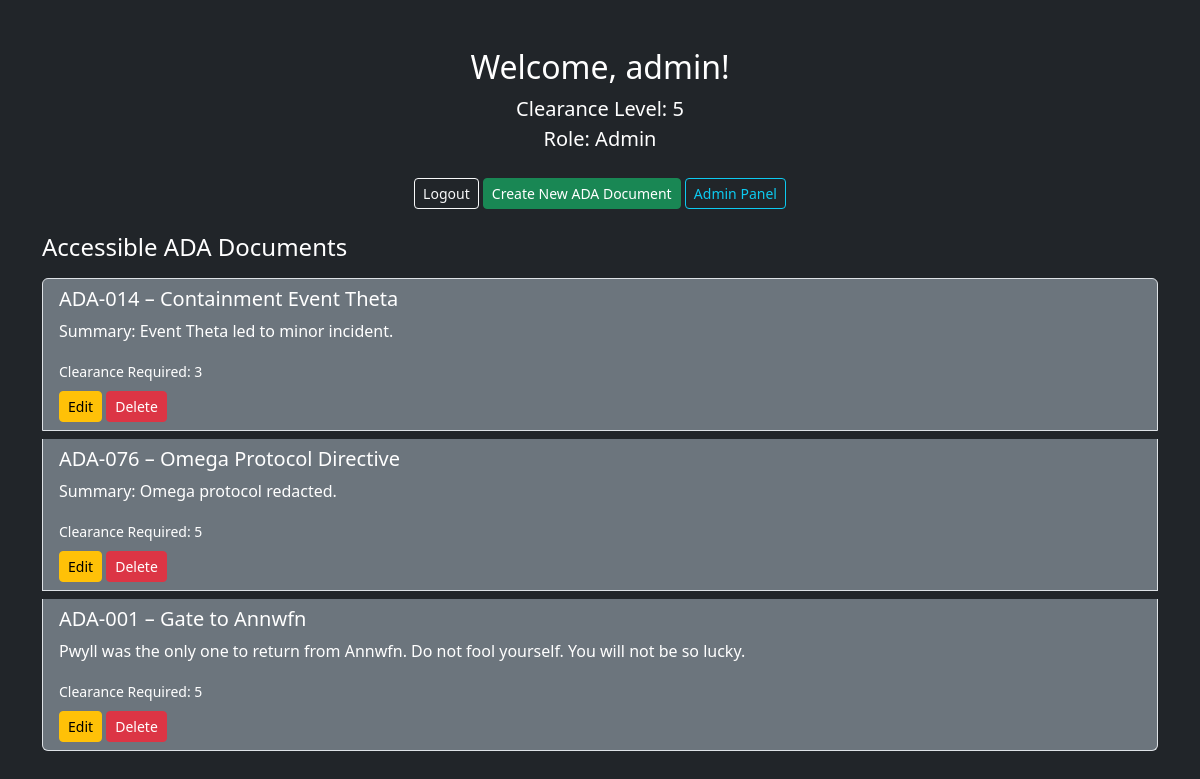
The page /dashboard (signed in) on the database its author committed.
### app/models.py (models this page shows)
class User(UserMixin, db.Model):
    id = db.Column(db.Integer, primary_key=True)
    username = db.Column(db.String(150), unique=True, nullable=False)
    password = db.Column(db.String(150), nullable=False)
    clearance = db.Column(db.Integer, nullable=False)
    role = db.Column(db.String(10), nullable=False)

class ADAEntry(db.Model):
    id = db.Column(db.Integer, primary_key=True)
    asset_number = db.Column(db.String(50), nullable=False)
    title = db.Column(db.String(100), nullable=False)
    content = db.Column(db.Text, nullable=False)
    redacted_text = db.Column(db.Text, nullable=False)
    clearance_level = db.Column(db.Integer, nullable=False)
    created_by = db.Column(db.Integer, db.ForeignKey('user.id'))

### app/routes.py (the view)
@main.route('/dashboard')
@login_required
def dashboard():
    entries = ADAEntry.query.filter(ADAEntry.clearance_level <= current_user.clearance).all()
    return render_template('dashboard.html', user=current_user, entries=entries)

### app/routes.py (called while the page is built)
@login_manager.user_loader
def load_user(user_id):
    return User.query.get(int(user_id))

### app/templates/dashboard.html (shortened to what this page needs)
<!doctype html>
<html lang="en">
<head>
  <link rel="stylesheet" href="https://cdn.jsdelivr.net/npm/bootstrap@5.3.0/dist/css/bootstrap.min.css">
</head>
<body class="bg-dark text-white">
  <div class="container mt-5">
    <div class="text-center mb-4">
      <h2>Welcome, {{ user.username }}!</h2>
      <p class="lead">
        Clearance Level: <strong>{{ user.clearance }}</strong><br>
        Role: <strong>{{ user.role|capitalize }}</strong>
      </p>
    </div>
    <div class="mb-4 text-center">
      <a href="{{ url_for('main.logout') }}" class="btn btn-outline-light btn-sm">Logout</a>
      {% if user.role == 'admin' %}
        <a href="{{ url_for('main.add_asset') }}" class="btn btn-success btn-sm">Create New ADA Document</a>
        <a href="{{ url_for('main.admin_panel') }}" class="btn btn-outline-info btn-sm">Admin Panel</a>
      {% endif %}
    </div>
    <h4 class="mb-3">Accessible ADA Documents</h4>
    {% if entries %}
      <div class="list-group">
        {% for entry in entries %}
          <div class="list-group-item list-group-item-action bg-secondary text-white mb-2">
            <h5>
              <a href="{{ url_for('main.view_asset', asset_id=entry.id) }}" class="text-white text-decoration-none">
                {{ entry.asset_number }} – {{ entry.title }}
              </a>
            </h5>
            <p>{{ entry.redacted_text }}</p>
            <small>Clearance Required: {{ entry.clearance_level }}</small><br>
            {% if user.role == 'admin' %}
              <a href="{{ url_for('main.edit_asset', asset_id=entry.id) }}" class="btn btn-sm btn-warning mt-2">Edit</a>
              <a href="{{ url_for('main.delete_asset', asset_id=entry.id) }}" class="btn btn-sm btn-danger mt-2"
                 onclick="return confirm('Are you sure you want to delete this entry?');">Delete</a>
            {% endif %}
          </div>
        {% endfor %}
      </div>
    {% else %}
      <div class="alert alert-info">No documents available at your clearance level.</div>
    {% endif %}
  </div>
</body>
</html>

### rows shown on the page
User: username "admin", clearance "5", role "Admin"
ADAEntry: asset_number "ADA-014", title "Containment Event Theta", redacted_text "Summary: Event Theta led to minor incident.", clearance_level "3"
ADAEntry: asset_number "ADA-076", title "Omega Protocol Directive", redacted_text "Summary: Omega protocol redacted.", clearance_level "5"
ADAEntry: asset_number "ADA-001", title "Gate to Annwfn", redacted_text "Pwyll was the only one to return from Annwfn. Do not fool yourself. You will not be so lucky.", clearance_level "5"
